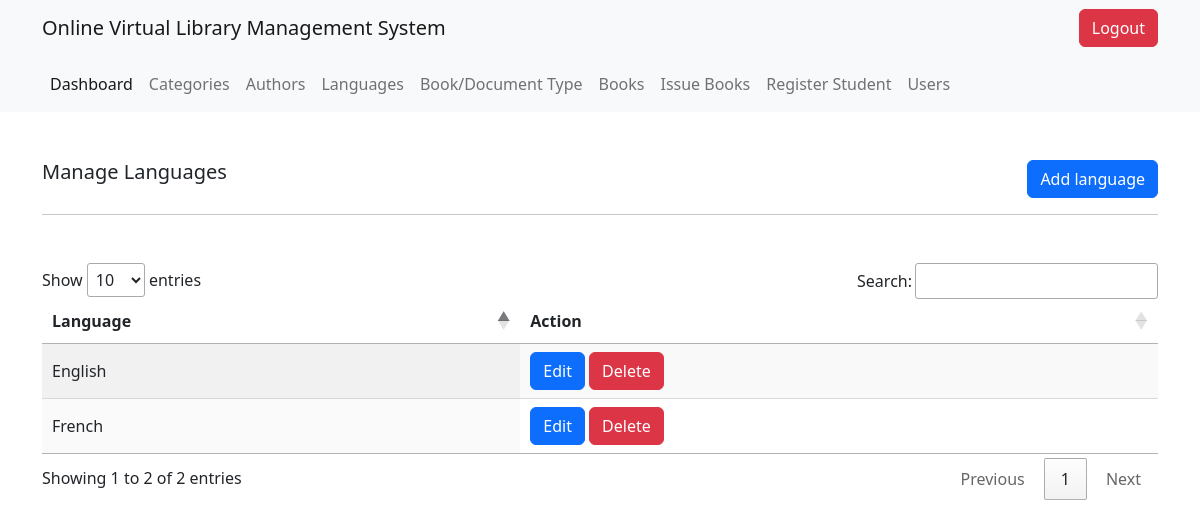
Page /languages/ (signed in) on the earlier database version.
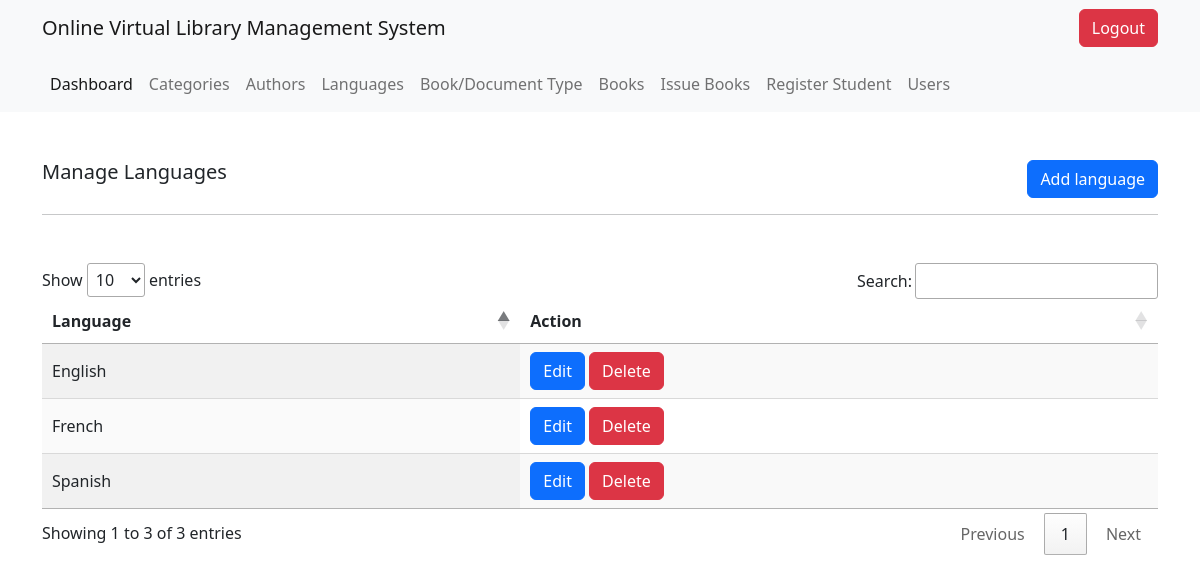
Same page on the later database version.
### v_library/models.py (models this page shows, shortened)
class Language(models.Model):
    language = models.CharField(max_length=300)

### v_library/decorators.py (the view)
        def wrapper_func(request, *args, **kwargs):
            user = None
            if request.user.is_staff:
                user = 'staff'
            else :
                user = 'student'
            print(user)
            if user in allowed_roles:
                return view_func(request,*args, **kwargs)
            else:
                return HttpResponse('Access restricted')

### v_library/views.py (called while the page is built)
@login_required
@allowed_users(allowed_roles = ['staff'])
def languages(request):
    languages = Language.objects.all()
    context = {
        'languages': languages
    }
    return render(request, 'v_library/languages.html', context)

### v_library/templates/v_library/languages.html
{% extends 'v_library/root.html' %}
{% block content %}
<div class="container">
    <div class="d-flex justify-content-between mt-5">
        <h5 class="">Manage Languages</h5>
        <a href="{% url 'add_language' %}" class="btn btn-primary inline-block">Add language</a>
    </div>
    <hr>
</div>
<div class="container mt-5">
    <table class="table_id display" >
        <thead>
            <tr>
                <th>Language</th>
                <th>Action</th>
            </tr>
        </thead>
        <tbody>
            {% for language in languages %}
            <tr>
                <td>{{language.language}}</td>
                <td>
                    <a href="{% url 'edit_language' language.id %}" class="btn btn-primary">Edit</a>
                    <a href="{% url 'delete_language' language.id %}" class="btn btn-danger">Delete</a>
                </td>
            </tr>
            {% endfor %}
        </tbody>
    </table>
</div>
{% endblock %}

Differences in the rows shown:
added Language: language "Spanish"
Other differences:
text written by a page script: "Show entries Search: Showing 1 to 2 of 2 entries Previous 1 Next" → "Show entries Search: Showing 1 to 3 of 3 entries Previous 1 Next"
